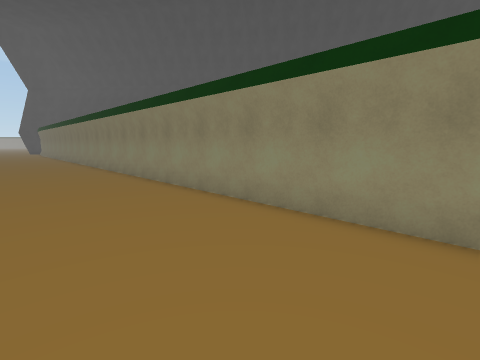
view 1 (above)

16 first-person views from a walk through a scene from a Unity 3-D project. The camera is 1.4 m above the floor, tilts 8° down and sees 85° across. Doors are open. The floor is counted in squares, 1 m on a side. Each view is taken from the middle of a square. On the plan, view 1 faces up. The plan holds only what a view shows up to about 13 squares ahead; the rest is blank. The place goes on beyond the plan. The player character is not drawn. Some surface patterns are stand-ins.

view 2
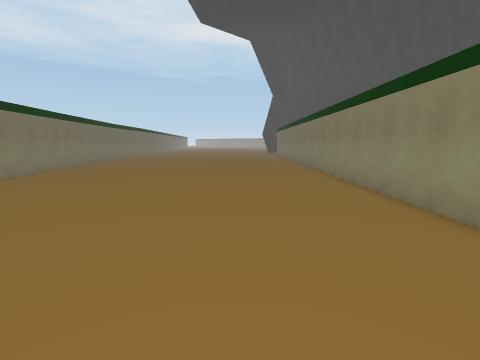

view 3
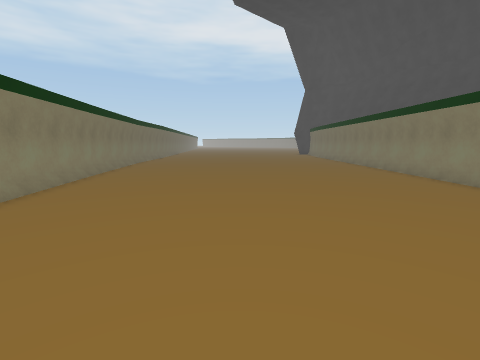

view 4
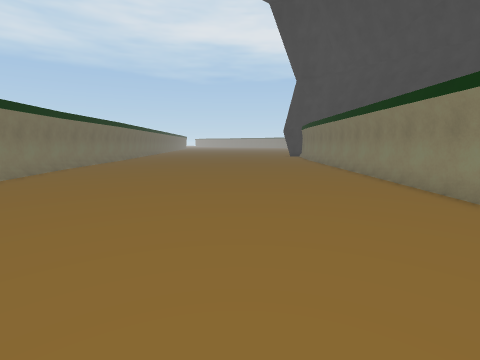

view 5
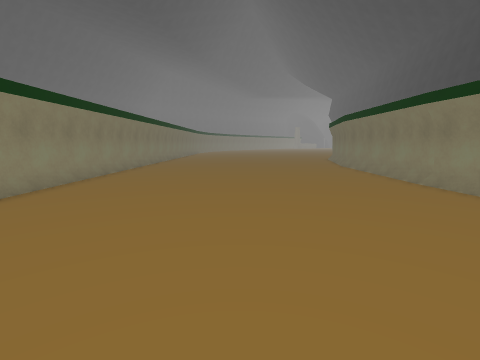

view 6
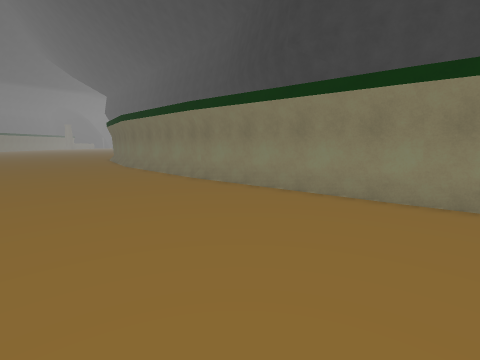

view 7
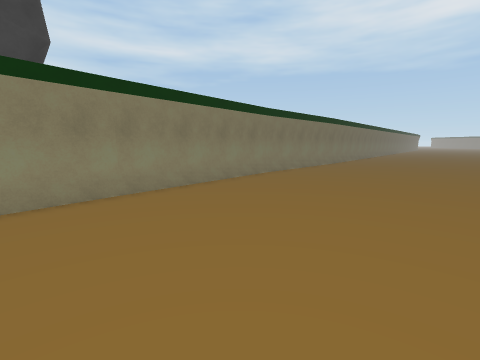

view 8
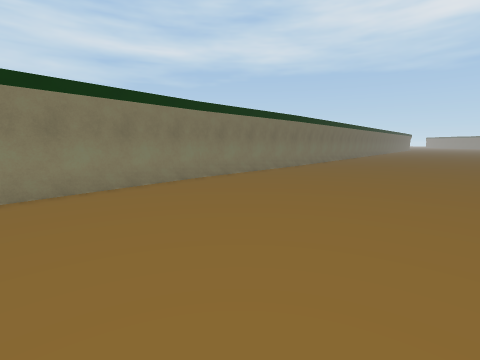

view 9
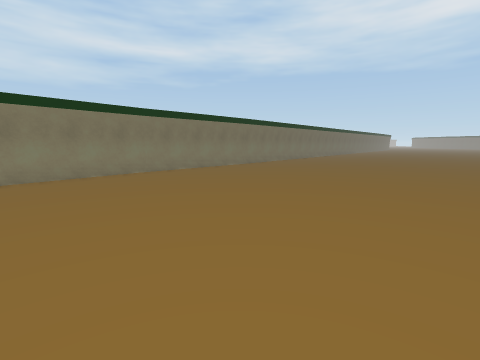

view 10
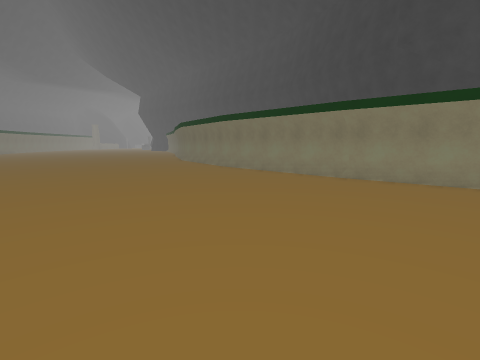

view 11
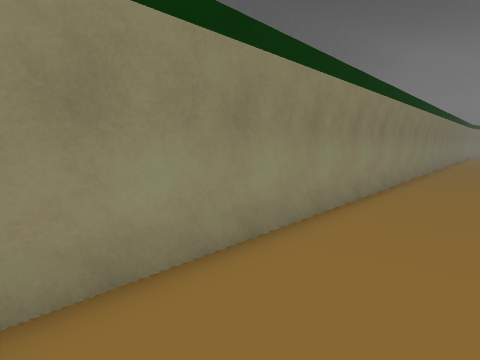

view 12
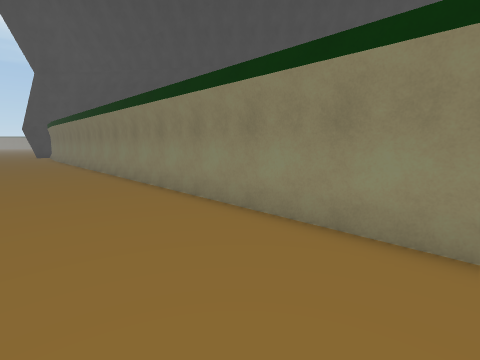

view 13
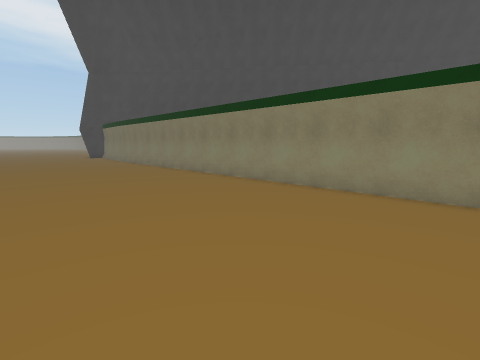

view 14
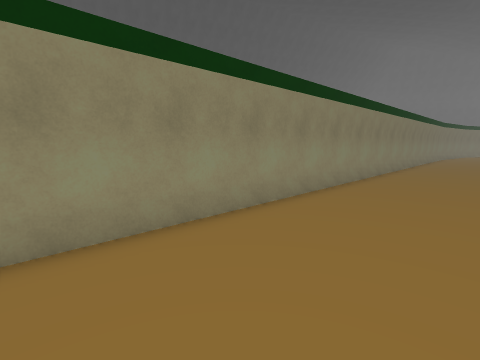

view 15
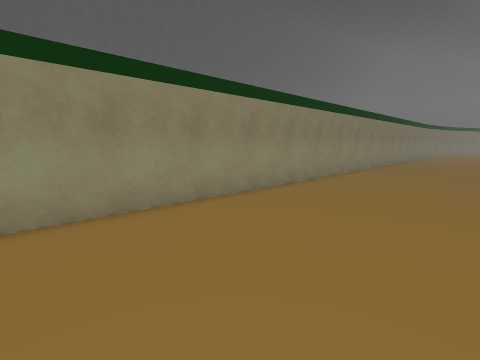

view 16
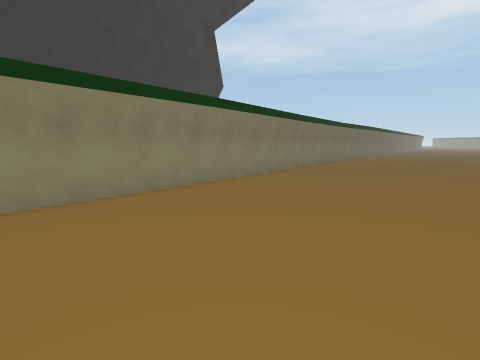

### Floor plan
Points are (right, up) in squares from view 1. A wall is a line through its corners. A room is listed if a view was taken in it or the views show most of it. See-through windows are left out.
Room 1 (views 1, 2, 3, 4, 5, 6, 7, 8, 9, 10, 11, 12, 13, 14, 15, 16)
walls: (-21, 8) (-9.3, -1.8); (-9.5, -1.6) (-6.6, -4.6); (-29.3, 14.1) (-21, 7.5); (10.2, -3.6) (-14.4, 21.5)
low walls: (-29, 14.3) (-26.9, 12.3)

Positions as (right, up) in squares from view 1, and headings:
1: (0, 0), facing up
2: (-3, 4), facing up-left
3: (-8, 4), facing up-left
4: (-10, 9), facing up-left
5: (-11, 9), facing down-right
6: (-11, 9), facing down
7: (-14, 11), facing left
8: (-16, 14), facing left
9: (-14, 17), facing left
10: (-5, 9), facing down
11: (-5, 8), facing right
12: (-7, 8), facing up
13: (-12, 8), facing up
14: (-3, 4), facing right
15: (-5, 4), facing right
16: (-5, 4), facing left
